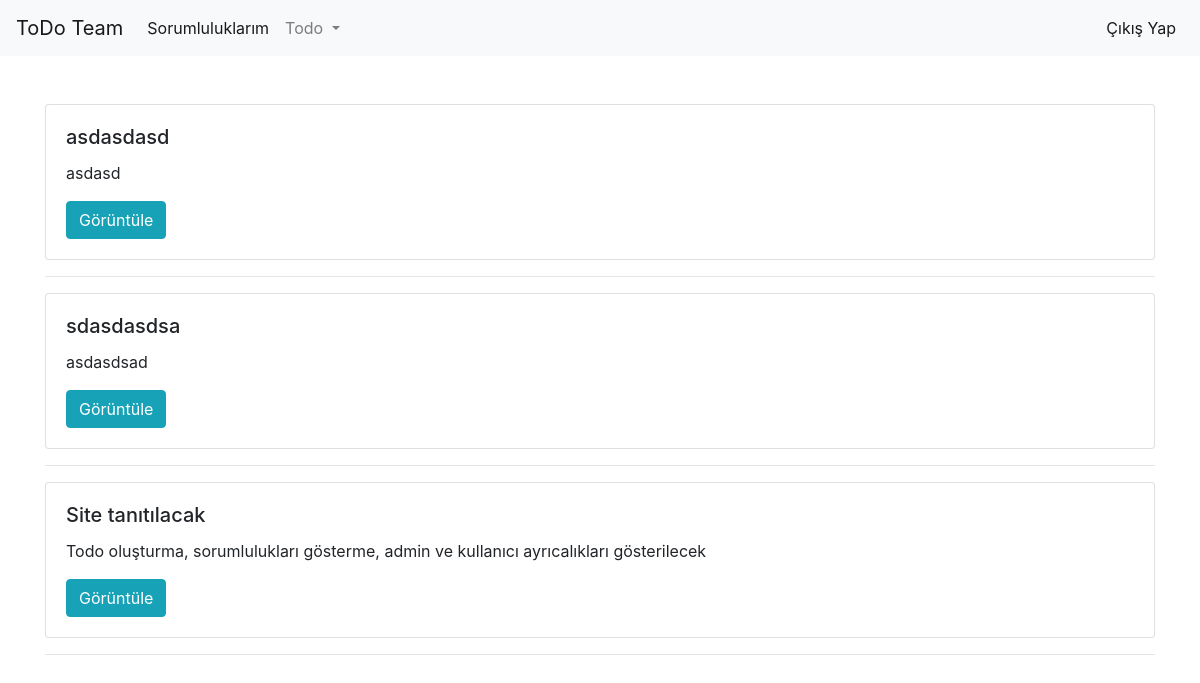
Page /listtodo (signed in) on the committed database.
### todo-team.py (models this page shows)
class Todo(db.Model):
    id = db.Column(db.Integer, primary_key=True)
    title = db.Column(db.String(120),nullable=False)
    owner_id = db.Column(db.String(120),nullable=False)
    description = db.Column(db.String(120),nullable=False)

### todo-team.py (the view)
@app.route('/listtodo')
@login_required
def listtodo():
    query = Todo.query.filter_by(owner_id = session["logged_user"])
    todos = query.all()
    if bool(todos):
        return render_template("listtodo.html",todos = todos)
    else:
        flash("Buralar eskiden hep dutluktu... Hala da öyle...","warning")
        return redirect(url_for("createtodo"))

### todo-team.py (called while the page is built)
def login_required(f):
    @wraps(f)
    def decorated_function(*args, **kwargs):
        if "logged_in" in session:
            return f(*args, **kwargs)
        else:
            flash("Bu alanı görüntülemek için kullanıcı girişi yapmalısınız.","danger")
            return redirect(url_for("login"))
    return decorated_function

### templates/listtodo.html (shortened to what this page needs)
{% extends "layout.html" %}
{% block body %}
{% for todo in todos[::-1] %}
<div class="card">
    <div class="card-body">
        <h5 class="card-title">{{ todo.title }}</h5>
        <p class="card-text">{{ todo.description }}</p>
        <a href="/todo/{{ todo.id }}" class="btn btn-info">Görüntüle</a>
    </div>
</div>
<hr>
{% endfor %}
{% endblock %}

### rows in the picture
Todo: title "asdasdasd", description "asdasd"
Todo: title "sdasdasdsa", description "asdasdsad"
Todo: title "Site tanıtılacak", description "Todo oluşturma, sorumlulukları gösterme, admin ve kullanıcı ayrıcalıkları gösterilecek"
